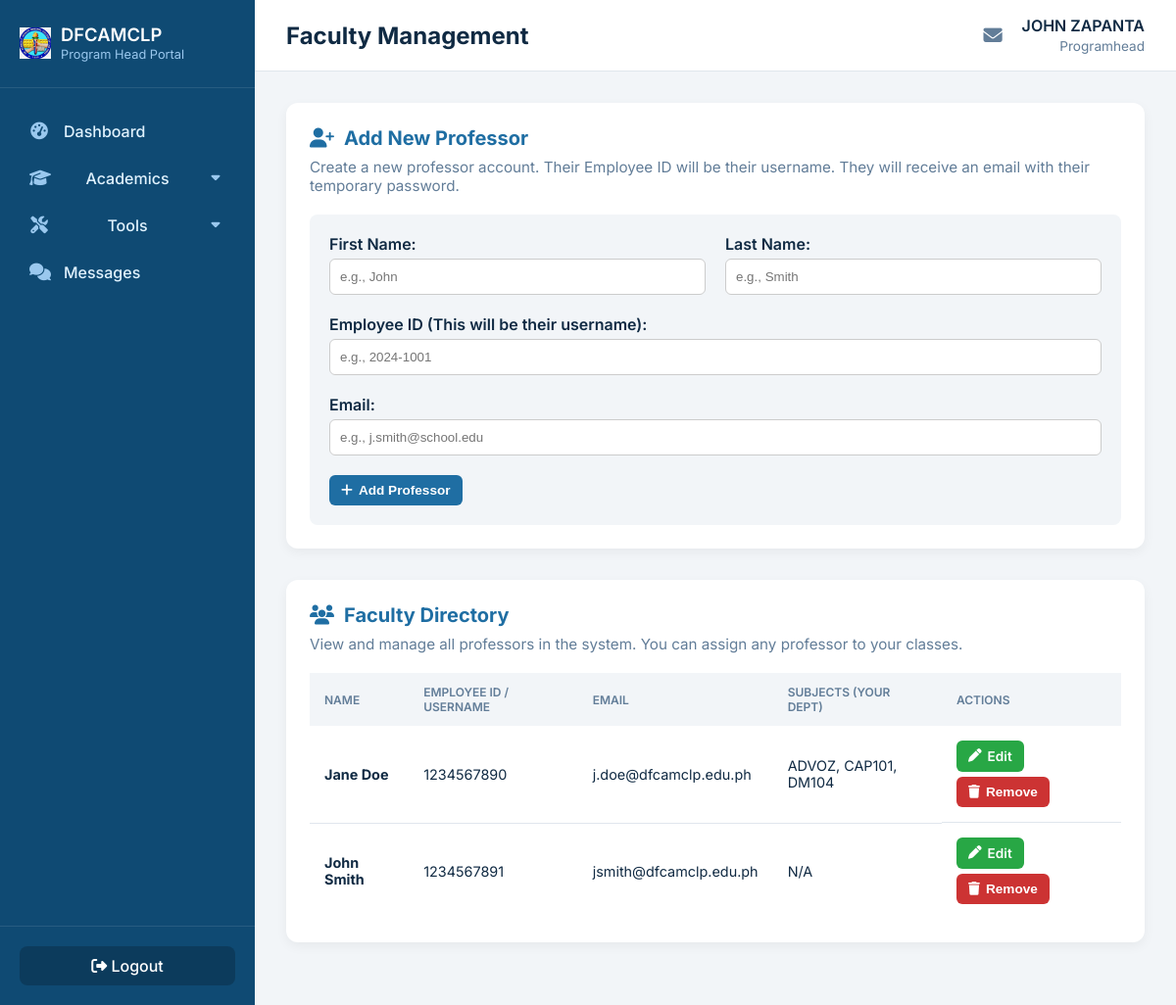
/ph_faculty.php (signed in), run on the app's committed database.
### tables this page shows
CREATE TABLE `user_profiles` (
  `profile_id` int(11) NOT NULL,
  `sid` bigint(20) NOT NULL,
  `student_id` varchar(20) DEFAULT NULL,
  `first_name` varchar(50) DEFAULT NULL,
  `middle_name` varchar(50) DEFAULT NULL,
  `last_name` varchar(50) DEFAULT NULL,
  `program` varchar(100) DEFAULT NULL,
  `section` char(1) DEFAULT NULL,
  `academic_year` enum('1st Year','2nd Year','3rd Year','4th Year','5th Year') NOT NULL DEFAULT '1st Year'
);

CREATE TABLE `users` (
  `sid` bigint(20) NOT NULL,
  `username` varchar(50) NOT NULL,
  `email` varchar(255) NOT NULL,
  `password` varchar(255) NOT NULL,
  `role` enum('student','professor','Registrar','Programhead') NOT NULL DEFAULT 'student',
  `is_verified` tinyint(1) DEFAULT 0,
  `verification_token` varchar(64) DEFAULT NULL,
  `login_token` varchar(255) DEFAULT NULL,
  `login_token_expires` datetime DEFAULT NULL,
  `created_at` timestamp NOT NULL DEFAULT current_timestamp(),
  `token_creation_time` datetime DEFAULT NULL,
  `reset_token` varchar(128) DEFAULT NULL,
  `reset_token_expiry` datetime DEFAULT NULL,
  `must_change_password` tinyint(1) NOT NULL DEFAULT 0
);

### ph_faculty.php (the view, shortened to what this page needs)
<?php
include 'db.php';
$faculty_list = [];
$edit_data = null;
$current_view = 'faculty';
include_once 'ph_header.php';
try {
    if (empty($db_error)) {
        $stmt_faculty = $conn->prepare("
            SELECT
                u.sid AS id,
                up.student_id AS employee_id,
                CONCAT(up.first_name, ' ', up.last_name) AS name,
                u.email,
                (SELECT GROUP_CONCAT(DISTINCT s.subject_code SEPARATOR ', ')
                 FROM classes c
                 JOIN subject s ON c.subject_id = s.subject_id
                 WHERE c.professor_sid = u.sid AND s.program_head_id = :ph_id
                ) AS subjects_in_my_program
            FROM users u
            JOIN user_profiles up ON u.sid = up.sid
            WHERE u.role = 'professor'
            GROUP BY u.sid, up.student_id, up.first_name, up.last_name, u.email
            ORDER BY up.last_name
        ");
        $stmt_faculty->execute([
            ':ph_id' => $program_head_sid
        ]);
        $faculty_list = $stmt_faculty->fetchAll(PDO::FETCH_ASSOC);
    }
} catch (PDOException $e) {
    if (empty($message)) {
        $message = "Database error fetching faculty list: " . $e->getMessage();
        $message_type = 'error';
    }
}
?>
<section class="content-section mb-8">
    <?php if ($edit_data): ?>
        <h2><i class="fa-solid fa-user-pen"></i> Edit Professor (<?php echo htmlspecialchars($edit_data['first_name'] . ' ' . $edit_data['last_name']); ?>)</h2>
        <form
            action="ph_faculty.php"
            method="POST"
            style="display: grid; grid-template-columns: 1fr 1fr; gap: 20px; background: var(--bg-light); padding: 20px; border-radius: 8px;"
        >
            <input type="hidden" name="faculty_id" value="<?php echo $edit_data['sid']; ?>">
            <div>
                <label for="first_name" style="font-weight: 600; display: block; margin-bottom: 5px;">First Name:</label>
                <input type="text" name="first_name" id="first_name" value="<?php echo htmlspecialchars($edit_data['first_name']); ?>" required style="width: 100%; padding: 10px; border: 1px solid #ccc; border-radius: 6px;">
            </div>
            <div>
                <label for="last_name" style="font-weight: 600; display: block; margin-bottom: 5px;">Last Name:</label>
                <input type="text" name="last_name" id="last_name" value="<?php echo htmlspecialchars($edit_data['last_name']); ?>" required style="width: 100%; padding: 10px; border: 1px solid #ccc; border-radius: 6px;">
            </div>
            <div style="grid-column: 1 / -1;">
                <label for="employee_id" style="font-weight: 600; display: block; margin-bottom: 5px;">Employee ID (This is their username):</label>
                <input type="text" name="employee_id" id="employee_id" value="<?php echo htmlspecialchars($edit_data['employee_id']); ?>" required style="width: 100%; padding: 10px; border: 1px solid #ccc; border-radius: 6px;">
            </div>
            <div style="grid-column: 1 / -1;">
                <label for="email" style="font-weight: 600; display: block; margin-bottom: 5px;">Email:</label>
                <input type="email" name="email" id="email" value="<?php echo htmlspecialchars($edit_data['email']); ?>" required style="width: 100%; padding: 10px; border: 1px solid #ccc; border-radius: 6px;">
            </div>
            <div style="grid-column: 1 / -1; text-align: right; display: flex; gap: 10px; justify-content: flex-end;">
                <a href="ph_faculty.php" class="reject-btn" style="text-decoration: none; padding: 10px 20px;"><i class="fa-solid fa-times"></i> Cancel</a>
                <button type="submit" name="update_faculty" class="approve-btn" style="background-color: var(--success-green);">
                    <i class="fa-solid fa-save"></i> Save Changes
                </button>
            </div>
        </form>
    <?php elseif (empty($db_error)): ?>
        <h2><i class="fa-solid fa-user-plus"></i> Add New Professor</h2>
        <p class="description">
            Create a new professor account. Their Employee ID will be their username.
            They will receive an email with their temporary password.
        </p>
        <form
            action="ph_faculty.php"
            method="POST"
            style="display: grid; grid-template-columns: 1fr 1fr; gap: 20px; background: var(--bg-light); padding: 20px; border-radius: 8px;"
        >
            <div>
                <label for="first_name" style="font-weight: 600; display: block; margin-bottom: 5px;">First Name:</label>
                <input type="text" name="first_name" id="first_name" placeholder="e.g., John" required style="width: 100%; padding: 10px; border: 1px solid #ccc; border-radius: 6px;">
            </div>
            <div>
                <label for="last_name" style="font-weight: 600; display: block; margin-bottom: 5px;">Last Name:</label>
                <input type="text" name="last_name" id="last_name" placeholder="e.g., Smith" required style="width: 100%; padding: 10px; border: 1px solid #ccc; border-radius: 6px;">
            </div>
            <div style="grid-column: 1 / -1;">
                <label for="employee_id" style="font-weight: 600; display: block; margin-bottom: 5px;">Employee ID (This will be their username):</label>
                <input type="text" name="employee_id" id="employee_id" placeholder="e.g., 2024-1001" required style="width: 100%; padding: 10px; border: 1px solid #ccc; border-radius: 6px;">
            </div>
            <div style="grid-column: 1 / -1;">
                <label for="email" style="font-weight: 600; display: block; margin-bottom: 5px;">Email:</label>
                <input type="email" name="email" id="email" placeholder="e.g., j.smith@school.edu" required style="width: 100%; padding: 10px; border: 1px solid #ccc; border-radius: 6px;">
            </div>
            <div style="grid-column: 1 / -1; text-align: right;">
                <button type="submit" name="add_faculty" class="approve-btn" style="background-color: var(--panel-blue);">
                    <i class="fa-solid fa-plus"></i> Add Professor
                </button>
            </div>
        </form>
    <?php endif; ?>
</section>
<section class="content-section">
   <h2><i class="fa-solid fa-users"></i> Faculty Directory</h2>
   <p class="description">View and manage all professors in the system. You can assign any professor to your classes.</p>
   <div class="table-container">
        <?php if (!empty($faculty_list)): ?>
        <table class="review-table">
            <thead>
                <tr>
                    <th>Name</th>
                    <th>Employee ID / Username</th>
                    <th>Email</th>
                    <th>Subjects (Your Dept)</th>
                    <th>Actions</th>
                </tr>
            </thead>
            <tbody>
            <?php foreach ($faculty_list as $faculty): ?>
            <tr>
                <td><strong><?= htmlspecialchars($faculty['name']); ?></strong></td>
                <td><?= htmlspecialchars($faculty['employee_id'] ?? 'N/A'); ?></td>
                <td><?= htmlspecialchars($faculty['email']); ?></td>
                <td><?= htmlspecialchars($faculty['subjects_in_my_program'] ?? 'N/A'); ?></td>
                <td class="action-buttons" style="display: flex; gap: 5px; flex-wrap: wrap;">
                    <a href="ph_faculty.php?action=edit&id=<?= $faculty['id']; ?>" class="approve-btn" style="background-color: var(--success-green); text-decoration: none;">
                        <i class="fa-solid fa-pen"></i> Edit
                    </a>
                    <form action="ph_faculty.php" method="POST" onsubmit="return confirm('Are you sure you want to PERMANENTLY remove this professor? This action cannot be undone.');" style="display:inline;">
                        <button type="submit" name="remove_faculty" class="reject-btn" title="Remove Professor">
                            <i class="fa-solid fa-trash"></i> Remove
                        </button>
                    </form>
                </td>
            </tr>
            <?php endforeach; ?>
            </tbody>
        </table>
        <?php elseif(empty($db_error)): ?>
            <p class="no-data">No faculty found. Use the form above to add one.</p>
        <?php endif; ?>
   </div>
</section>
<?php include 'ph_footer.php';  ?>

### ph_header.php (shortened to what this page needs)
<?php
include_once 'db.php';
$current_user_id = $_SESSION['sid'];
$current_user_name = $_SESSION['name'] ?? 'Program Head';
if ($current_user_name === 'Program Head' && isset($_SESSION['username'])) {
    $current_user_name = $_SESSION['username'];
}
try {
    $stmt_ph_name = $conn->prepare("SELECT first_name, last_name FROM user_profiles WHERE sid = ?");
    $stmt_ph_name->execute([$current_user_id]);
    $ph_profile = $stmt_ph_name->fetch();
    if ($ph_profile) {
        $current_user_name = $ph_profile['first_name'] . ' ' . $ph_profile['last_name'];
    }
} catch (PDOException $e) {  }
$page_title = "Dashboard";
$parent_view = '';
if (isset($current_view)) {
    switch ($current_view) {
        case 'faculty':
            $page_title = "Faculty Management";
            $parent_view = 'users';
            break;
    }
}
?>
<!DOCTYPE html>
<html lang="en">
<head>
    <link rel="stylesheet" href="https://cdnjs.cloudflare.com/ajax/libs/font-awesome/6.5.2/css/all.min.css" />
    </head>
<body>
    <div class="sidebar" id="sidebar">
        <div class="sidebar-header">
            <a href="programhead_dashboard.php" class="sidebar-header-logo">
                <img src="dfcam-logo.png" alt="DFCAMCLP Logo">
                <h2>DFCAMCLP<span>Program Head Portal</span></h2>
            </a>
        </div>
        <nav class="sidebar-nav custom-scrollbar">
            <ul>
                <li>
                    <a href="programhead_dashboard.php" class="nav-link <?php echo ($current_view === 'dashboard') ? 'active' : ''; ?>" data-view="dashboard">
                        <i class="fa-solid fa-tachometer-alt"></i><span>Dashboard</span>
                    </a>
                </li>
                <li class="nav-item-parent <?php echo ($parent_view === 'academics') ? 'open' : ''; ?>">
                    <a href="#" class="nav-link nav-link-parent">
                        <i class="fa-solid fa-graduation-cap"></i>
                        <span>Academics</span>
                        <i class="fa-solid fa-caret-down nav-arrow"></i>
                    </a>
                </li>
                <li class="nav-item-parent <?php echo ($parent_view === 'tools') ? 'open' : ''; ?>">
                    <a href="#" class="nav-link nav-link-parent">
                        <i class="fa-solid fa-screwdriver-wrench"></i>
                        <span>Tools</span>
                        <i class="fa-solid fa-caret-down nav-arrow"></i>
                    </a>
                </li>
                <li>
                    <a href="ph_messages.php" class="nav-link <?php echo ($current_view === 'messages') ? 'active' : ''; ?>" data-view="messages">
                        <i class="fa-solid fa-comments"></i><span>Messages</span>
                    </a>
                </li>
            </ul>
        </nav>
        <div class="sidebar-footer">
            <a href="logout.php"><i class="fa-solid fa-sign-out-alt"></i> Logout</a>
        </div>
    </div>
    <div class="main-content" id="mainContent">
            <header class="header" id="header">
                <div class="header-left">
                    <h1 class="header-title">
                        <?php echo $page_title; ?>
                    </h1>
                </div>
                <div class="user-profile">
                    <a href="ph_messages.php" class="icon-button" title="Messages">
                        <i class="fa-solid fa-envelope"></i>
                    </a>
                    <div class="user-profile-info">
                        <strong><?php echo htmlspecialchars($current_user_name); ?></strong>
                        <span><?php echo htmlspecialchars(ucfirst($_SESSION['role'])); ?></span>
                    </div>
                </div>
            </header>
            <main class="page-view custom-scrollbar">

### data on the page
user_profiles: current_user_name "JOHN ZAPANTA"
users: name "Jane Doe", employee_id "1234567890", email "j.doe@dfcamclp.edu.ph", subjects_in_my_program "ADVOZ, CAP101, DM104"
users: name "John Smith", employee_id "1234567891", email "jsmith@dfcamclp.edu.ph", subjects_in_my_program "N/A"

### other printed values
$page_title "Faculty Management"
$_SESSION['role'] "Programhead"
